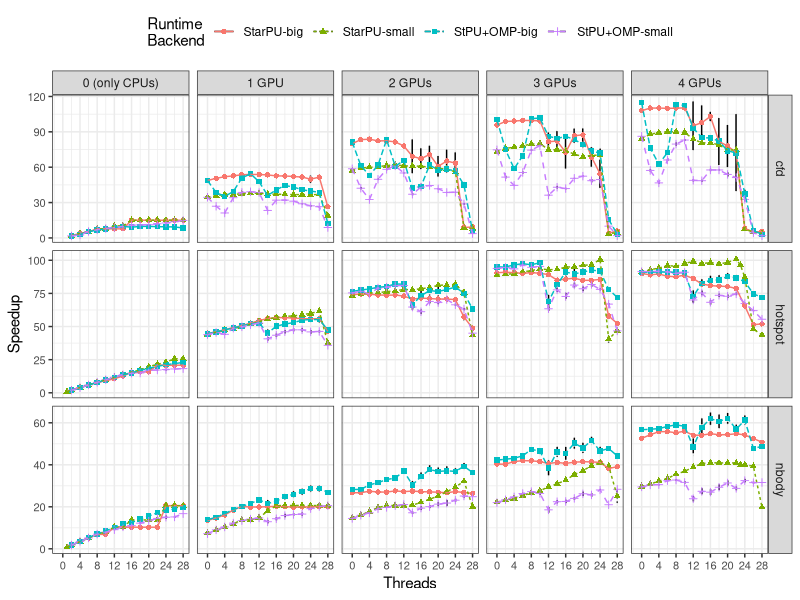

This chart was generated by the following R code:
library(ggplot2)
library(plyr)
entry <- c("BENCH", "backend", "size", "block_size", "thread", "gpus")
dados_all <- read.csv("../dados/idcin-2/data_R.csv", header=TRUE, sep=";")
serial <- dados_all[grep("^SERIAL$",dados_all$backend),]
serial_stat <- ddply(serial, entry, summarise,
                     n=length(time), mean=mean(time), sd=sd(time),
                     se=sd/sqrt(n), ci=se*qt(.95/2 + .5, n-1))

# calculate speedup
dados <- dados_all[grep("SERIAL", dados_all$backend, invert=TRUE),] #eliminate SERIAL
dados <- dados[( ((dados$BENCH == "hotspot") & (dados$size == 16384)) | 
                 ((dados$BENCH == "nbody")   & (dados$size == 98304)) |
                 ((dados$BENCH == "cfd")     & (dados$size == 131072) & (dados$block_size != 2048)) ) & 
                 ((dados$backend == "PARALLEL_BACK_STARPU") | (dados$backend == "PARALLEL_BACK_STARPU_OPENMP")),]
dados <- dados[(dados$thread != 25) & (dados$thread != 27),]
dados$speedup <- 1:nrow(dados)
for(i in 1:nrow(dados)){
	name <- dados[i,]$BENCH
	sz <- dados[i,]$size
	tserial <- serial_stat[(serial_stat$BENCH == name) & (serial_stat$size == sz),]$mean
	dados[i,]$speedup <- tserial / dados[i,]$time
}

# rename GPUs label
dados[dados$gpus == 0, "gpus"] <- as.character("0 (only CPUs)")
dados[dados$gpus == 1, "gpus"] <- as.character("1 GPU")
dados[dados$gpus == 2, "gpus"] <- as.character("2 GPUs")
dados[dados$gpus == 3, "gpus"] <- as.character("3 GPUs")
dados[dados$gpus == 4, "gpus"] <- as.character("4 GPUs")
# rename backends
dados$backend <- ifelse(dados$backend == "PARALLEL_BACK_STARPU" & 
                        ((dados$BENCH == "hotspot" & dados$block_size == 1024) |
                         (dados$BENCH == "nbody"   & dados$block_size == 2048) |
                         (dados$BENCH == "cfd"     & dados$block_size == 4096)), "StarPU-small", as.character(dados$backend))
dados$backend <- ifelse(dados$backend == "PARALLEL_BACK_STARPU" & 
                        ((dados$BENCH == "hotspot" & dados$block_size == 2048) |
                         (dados$BENCH == "nbody"   & dados$block_size == 4096) |
                         (dados$BENCH == "cfd"     & dados$block_size == 8192)), "StarPU-big", as.character(dados$backend))
dados$backend <- ifelse(dados$backend == "PARALLEL_BACK_STARPU_OPENMP" &
                        ((dados$BENCH == "hotspot" & dados$block_size == 1024) |
                         (dados$BENCH == "nbody"   & dados$block_size == 2048) |
                         (dados$BENCH == "cfd"     & dados$block_size == 4096)), "StPU+OMP-small", as.character(dados$backend))
dados$backend <- ifelse(dados$backend == "PARALLEL_BACK_STARPU_OPENMP" & 
                        ((dados$BENCH == "hotspot" & dados$block_size == 2048) |
                         (dados$BENCH == "nbody"   & dados$block_size == 4096) |
                         (dados$BENCH == "cfd"     & dados$block_size == 8192)), "StPU+OMP-big", as.character(dados$backend))

dados_stat <- ddply(dados, entry, summarise, 
                     n=length(speedup), mean=mean(speedup), sd=sd(speedup), se=sd/sqrt(n),
                     ci=se*qt(.95/2 + .5, n-1))

# The errorbars overlapped, so use position_dodge to move them horizontally
pd <- position_dodge(0.1) # move them .05 to the left and right

ggplot(dados_stat, aes(x=thread, y=mean, color=factor(backend), shape=factor(backend), linetype=factor(backend)))+
    geom_errorbar(aes(ymin=mean-ci, ymax=mean+ci), color="black", width=.1, position=pd) +
    geom_point() +
    geom_line() +
    theme_bw() +
    scale_colour_discrete(name="Runtime\nBackend") +
    scale_shape_discrete(name="Runtime\nBackend") +
    scale_linetype_discrete(name="Runtime\nBackend") +
    theme(axis.text.x = element_text(size=8), axis.text.y= element_text(size=8), legend.position="top") + 
    xlab("Threads") +
    ylab("Speedup") + 
    scale_x_continuous(limits=c(-1,28), breaks=seq(0,28,4)) +
    #scale_y_continuous(limits=c(0,110), breaks=seq(0,100,10)) +
    facet_grid(BENCH ~ gpus, scales = "free_y")